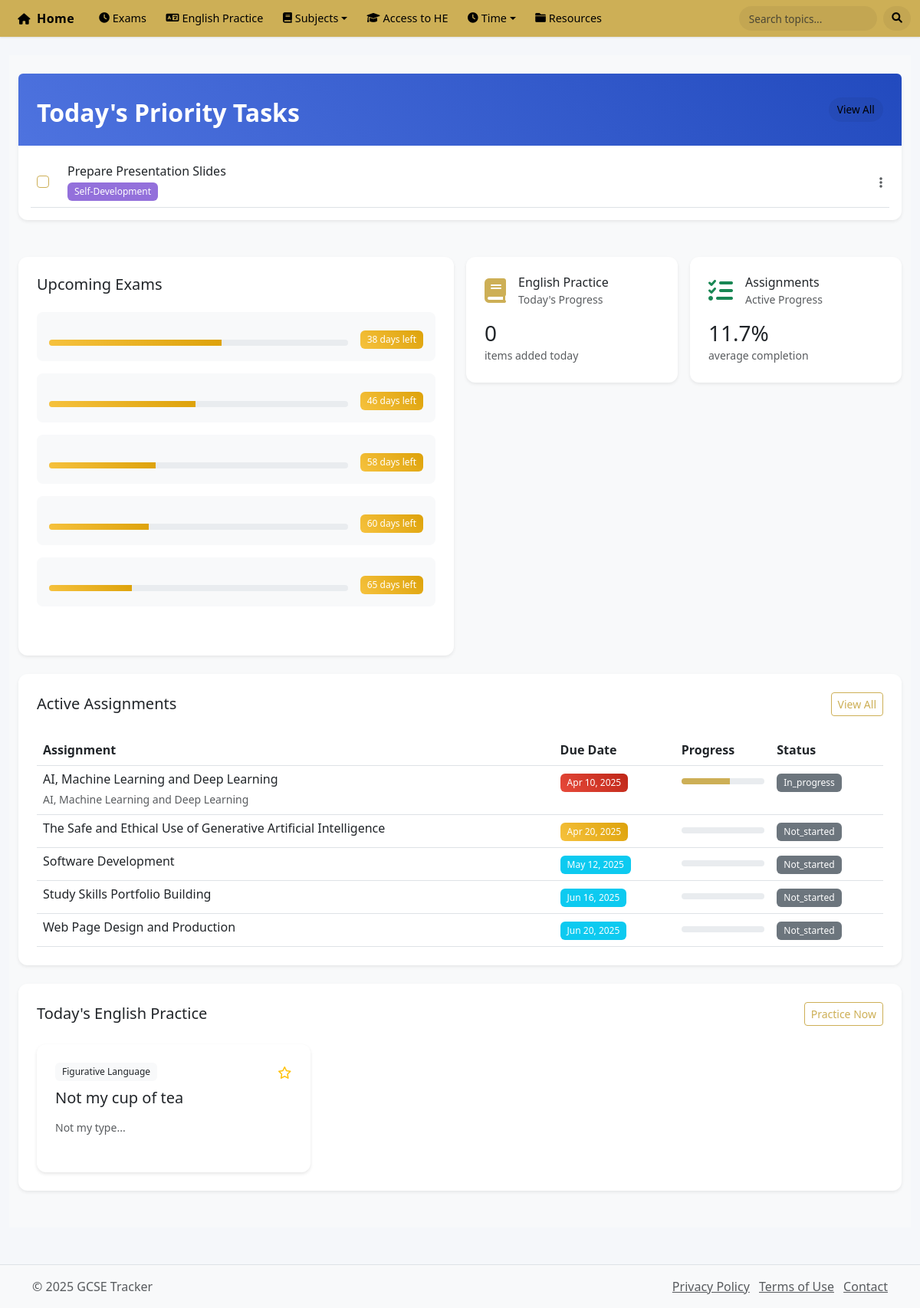
Page /dashboard.php on the committed database.
### tables this page shows
CREATE TABLE `tasks` (
  `id` int(11) NOT NULL,
  `category_id` int(11) NOT NULL,
  `parent_task_id` int(11) DEFAULT NULL COMMENT 'For subtasks - references parent task',
  `title` varchar(255) NOT NULL,
  `description` text DEFAULT NULL,
  `task_type` enum('one-time','recurring') NOT NULL DEFAULT 'one-time',
  `priority` enum('low','medium','high') NOT NULL DEFAULT 'medium',
  `estimated_duration` int(11) DEFAULT 0 COMMENT 'Estimated duration in minutes',
  `due_date` date DEFAULT NULL,
  `due_time` time DEFAULT NULL,
  `status` enum('pending','in_progress','completed','not_done','snoozed') DEFAULT 'pending',
  `completion_percentage` decimal(5,2) DEFAULT 0.00,
  `is_active` tinyint(1) DEFAULT 1,
  `created_at` timestamp NOT NULL DEFAULT current_timestamp(),
  `updated_at` timestamp NOT NULL DEFAULT current_timestamp() ON UPDATE current_timestamp()
);

CREATE TABLE `task_categories` (
  `id` int(11) NOT NULL,
  `name` varchar(50) NOT NULL,
  `description` text DEFAULT NULL,
  `icon` varchar(50) DEFAULT 'fas fa-tasks' COMMENT 'Font Awesome icon class name',
  `color` varchar(7) DEFAULT '#6c757d',
  `display_order` int(11) DEFAULT 0,
  `is_active` tinyint(1) DEFAULT 1,
  `created_at` timestamp NOT NULL DEFAULT current_timestamp(),
  `updated_at` timestamp NOT NULL DEFAULT current_timestamp() ON UPDATE current_timestamp()
);

CREATE TABLE `exams` (
  `id` int(11) NOT NULL,
  `subject_id` int(11) DEFAULT NULL,
  `title` varchar(100) NOT NULL,
  `exam_date` datetime NOT NULL,
  `duration` int(11) DEFAULT 120,
  `location` varchar(100) DEFAULT NULL,
  `exam_board` varchar(50) DEFAULT NULL,
  `paper_code` varchar(20) DEFAULT NULL,
  `importance` int(11) DEFAULT 3,
  `notes` text DEFAULT NULL,
  `section_a_topics` text DEFAULT NULL,
  `section_b_topics` text DEFAULT NULL,
  `total_marks` int(11) DEFAULT 0,
  `calculator_allowed` tinyint(1) DEFAULT 0,
  `formula_sheet_provided` tinyint(1) DEFAULT 0,
  `equipment_needed` text DEFAULT NULL,
  `special_instructions` text DEFAULT NULL,
  `revision_resources` text DEFAULT NULL,
  `exam_tips` text DEFAULT NULL,
  `syllabus_link` varchar(255) DEFAULT NULL
);

CREATE TABLE `access_assignments` (
  `id` int(11) NOT NULL,
  `unit_id` int(11) DEFAULT NULL,
  `unit_overview` text DEFAULT NULL,
  `title` varchar(255) NOT NULL,
  `overview` text DEFAULT NULL,
  `question_text` text DEFAULT NULL,
  `guidance` text DEFAULT NULL,
  `word_limit` int(11) DEFAULT NULL,
  `credits` int(11) NOT NULL,
  `due_date` date NOT NULL,
  `description` text DEFAULT NULL,
  `status` enum('not_started','in_progress','completed') DEFAULT 'not_started',
  `created_at` datetime DEFAULT current_timestamp(),
  `updated_at` datetime DEFAULT current_timestamp() ON UPDATE current_timestamp(),
  `total_criteria` int(11) DEFAULT 0,
  `completed_criteria` int(11) DEFAULT 0,
  `progress_percentage` decimal(5,2) DEFAULT 0.00,
  `priority` enum('low','medium','high') DEFAULT 'medium',
  `estimated_hours` int(11) DEFAULT NULL,
  `actual_hours` int(11) DEFAULT 0,
  `submitted_date` datetime DEFAULT NULL
);

CREATE TABLE `access_course_units` (
  `id` int(11) NOT NULL,
  `unit_code` varchar(10) NOT NULL,
  `unit_name` varchar(255) NOT NULL,
  `description` text DEFAULT NULL,
  `credits` int(11) DEFAULT 3,
  `is_graded` tinyint(1) DEFAULT 1,
  `created_at` timestamp NOT NULL DEFAULT current_timestamp(),
  `updated_at` timestamp NOT NULL DEFAULT current_timestamp() ON UPDATE current_timestamp()
);

CREATE TABLE `practice_items` (
  `id` int(11) NOT NULL,
  `practice_day_id` int(11) NOT NULL COMMENT 'FK to practice_days table',
  `category_id` int(11) NOT NULL COMMENT 'FK to practice_categories table',
  `item_title` text NOT NULL COMMENT 'The word, spelling, term, or phrasal verb',
  `item_meaning` text NOT NULL COMMENT 'Definition or rule/explanation',
  `item_example` text NOT NULL COMMENT 'Example sentence',
  `created_at` timestamp NOT NULL DEFAULT current_timestamp()
);

CREATE TABLE `practice_categories` (
  `id` int(11) NOT NULL,
  `name` varchar(100) NOT NULL,
  `description` text DEFAULT NULL
);

### dashboard.php (the view, shortened to what the rows shown need)
<?php
require_once 'includes/db_connect.php';
$tasks_query = "
    SELECT t.*, tc.name as category_name, tc.color as category_color
    FROM tasks t
    LEFT JOIN task_categories tc ON t.category_id = tc.id
    WHERE DATE(t.due_date) = CURRENT_DATE
    AND t.status != 'completed'
    ORDER BY t.priority DESC, t.due_time ASC
";
$tasks_result = $conn->query($tasks_query);
$today_tasks = $tasks_result->fetch_all(MYSQLI_ASSOC);
$exams_query = "
    SELECT *,
           DATEDIFF(exam_date, CURRENT_DATE) as days_left
    FROM exams
    WHERE exam_date >= CURRENT_DATE
    ORDER BY exam_date ASC
    LIMIT 5
";
$exams_result = $conn->query($exams_query);
$upcoming_exams = $exams_result->fetch_all(MYSQLI_ASSOC);
$assignments_query = "
    SELECT a.*, u.unit_name,
           (a.completed_criteria / NULLIF(a.total_criteria, 0)) * 100 as completion_percentage
    FROM access_assignments a
    LEFT JOIN access_course_units u ON a.unit_id = u.id
    WHERE a.status != 'completed'
    ORDER BY a.due_date ASC
    LIMIT 5
";
$assignments_result = $conn->query($assignments_query);
$active_assignments = $assignments_result->fetch_all(MYSQLI_ASSOC);
$words_query = "
    SELECT pi.*, pc.name as category_name,
           CASE WHEN fpi.practice_item_id IS NOT NULL THEN 1 ELSE 0 END as is_favorite
    FROM practice_items pi
    LEFT JOIN practice_categories pc ON pi.category_id = pc.id
    LEFT JOIN favorite_practice_items fpi ON pi.id = fpi.practice_item_id
    WHERE DATE(pi.created_at) = CURRENT_DATE
    ORDER BY pi.created_at DESC
    LIMIT 5
";
$words_result = $conn->query($words_query);
$today_words = $words_result->fetch_all(MYSQLI_ASSOC);
require_once 'includes/header.php';
?>
<div class="dashboard">
    <section class="dashboard-section mb-4">
        <div class="container-fluid">
            <div class="row g-3">
                <div class="col-12">
                    <div class="card border-0 shadow-sm">
                        <div class="card-body p-0">
                            <div class="p-4 bg-primary text-white rounded-top">
                                <div class="d-flex justify-content-between align-items-center">
                                    <h2 class="h5 mb-0">Today's Priority Tasks</h2>
                                </div>
                            </div>
                            <?php if (empty($today_tasks)): ?>
                                <div class="p-4 text-center">
                                    <i class="fas fa-check-circle fa-2x text-success mb-3"></i>
                                    <p class="mb-0">All tasks completed for today!</p>
                                </div>
                            <?php else: ?>
                                <div class="task-list p-3">
                                    <?php foreach ($today_tasks as $task): ?>
                                        <div class="task-item d-flex align-items-center p-2 border-bottom">
                                            <div class="form-check">
                                                <input type="checkbox" class="form-check-input task-checkbox"
                                                       data-task-id="<?php echo $task['id']; ?>"
                                                       id="task<?php echo $task['id']; ?>">
                                            </div>
                                            <div class="ms-3 flex-grow-1">
                                                <h6 class="mb-1"><?php echo htmlspecialchars($task['title']); ?></h6>
                                                <div class="d-flex align-items-center">
                                                    <span class="badge" style="background-color: <?php echo $task['category_color']; ?>">
                                                        <?php echo htmlspecialchars($task['category_name']); ?>
                                                    </span>
                                                </div>
                                            </div>
                                            <div class="task-actions">
                                                <button class="btn btn-link text-muted p-0" data-bs-toggle="dropdown">
                                                    <i class="fas fa-ellipsis-v"></i>
                                                </button>
                                            </div>
                                        </div>
                                    <?php endforeach; ?>
                                </div>
                            <?php endif; ?>
                        </div>
                    </div>
                </div>
            </div>
        </div>
    </section>
    <section class="dashboard-section mb-4">
        <div class="container-fluid">
            <div class="row g-3">
                <div class="col-md-6">
                    <div class="card border-0 shadow-sm h-100">
                        <div class="card-body">
                            <?php if (empty($upcoming_exams)): ?>
                                <p class="text-muted">No upcoming exams scheduled.</p>
                            <?php else: ?>
                                <?php foreach ($upcoming_exams as $exam): ?>
                                    <div class="exam-countdown mb-3">
                                        <div class="d-flex align-items-center">
                                            <div class="progress flex-grow-1" style="height: 8px;">
                                                <?php
                                                $days_left = max(0, $exam['days_left']);
                                                $total_days = 90;
                                                $progress = 100 - (($days_left / $total_days) * 100);
                                                ?>
                                                <div class="progress-bar bg-warning" style="width: <?php echo $progress; ?>%"></div>
                                            </div>
                                            <span class="ms-3 badge bg-warning">
                                                <?php echo $days_left; ?> days left
                                            </span>
                                        </div>
                                    </div>
                                <?php endforeach; ?>
                            <?php endif; ?>
                        </div>
                    </div>
                </div>
            </div>
        </div>
    </section>
    <section class="dashboard-section mb-4">
        <div class="container-fluid">
            <div class="card border-0 shadow-sm">
                <div class="card-body">
                    <?php if (empty($active_assignments)): ?>
                        <p class="text-muted">No active assignments.</p>
                    <?php else: ?>
                        <div class="table-responsive">
                            <table class="table table-hover">
                                <thead>
                                    <tr>
                                        <th>Assignment</th>
                                        <th>Due Date</th>
                                        <th>Progress</th>
                                        <th>Status</th>
                                    </tr>
                                </thead>
                                <tbody>
                                    <?php foreach ($active_assignments as $assignment): ?>
                                        <tr>
                                            <td>
                                                <h6 class="mb-1"><?php echo htmlspecialchars($assignment['title']); ?></h6>
                                                <small class="text-muted"><?php echo htmlspecialchars($assignment['unit_name']); ?></small>
                                            </td>
                                            <td>
                                                <?php
                                                $days_until_due = (strtotime($assignment['due_date']) - time()) / (60 * 60 * 24);
                                                $badge_class = $days_until_due < 7 ? 'bg-danger' : ($days_until_due < 14 ? 'bg-warning' : 'bg-info');
                                                ?>
                                                <span class="badge <?php echo $badge_class; ?>">
                                                    <?php echo date('M j, Y', strtotime($assignment['due_date'])); ?>
                                                </span>
                                            </td>
                                            <td>
                                                <div class="progress" style="height: 8px;">
                                                    <div class="progress-bar" role="progressbar"
                                                         style="width: <?php echo $assignment['completion_percentage']; ?>%"></div>
                                                </div>
                                            </td>
                                            <td>
                                                <span class="badge bg-secondary">
                                                    <?php echo ucfirst($assignment['status']); ?>
                                                </span>
                                            </td>
                                        </tr>
                                    <?php endforeach; ?>
                                </tbody>
                            </table>
                        </div>
                    <?php endif; ?>
                </div>
            </div>
        </div>
    </section>
    <section class="dashboard-section mb-4">
        <div class="container-fluid">
            <div class="card border-0 shadow-sm">
                <div class="card-body">
                    <?php if (empty($today_words)): ?>
                        <div class="text-center py-4">
                            <i class="fas fa-book-open fa-3x text-muted mb-3"></i>
                            <p class="mb-4">No practice items added today.</p>
                            <a href="pages/EnglishPractice/daily_entry.php" class="btn btn-primary">
                                <i class="fas fa-plus me-2"></i>Add New Items
                            </a>
                        </div>
                    <?php else: ?>
                        <div class="row g-3">
                            <?php foreach ($today_words as $word): ?>
                                <div class="col-md-6 col-lg-4">
                                    <div class="card h-100">
                                        <div class="card-body">
                                            <div class="d-flex justify-content-between align-items-start mb-2">
                                                <span class="badge bg-light text-dark">
                                                    <?php echo htmlspecialchars($word['category_name']); ?>
                                                </span>
                                                <button class="btn btn-link text-warning p-0 toggle-favorite"
                                                        data-item-id="<?php echo $word['id']; ?>">
                                                    <i class="<?php echo $word['is_favorite'] ? 'fas' : 'far'; ?> fa-star"></i>
                                                </button>
                                            </div>
                                            <h5 class="card-title mb-3"><?php echo htmlspecialchars($word['item_title']); ?></h5>
                                            <p class="card-text small text-muted mb-0">
                                                <?php echo htmlspecialchars(substr($word['item_meaning'], 0, 100)); ?>...
                                            </p>
                                        </div>
                                    </div>
                                </div>
                            <?php endforeach; ?>
                        </div>
                    <?php endif; ?>
                </div>
            </div>
        </div>
    </section>
</div>
<?php require_once 'includes/footer.php'; ?>

### rows in the picture
tasks: title "Prepare Presentation Slides", task_categories.name "Self-Development"
exams: $progress 57.777777777778 (drawn), days_left "38"
exams: $progress 48.888888888889 (drawn), days_left "46"
exams: $progress 35.555555555556 (drawn), days_left "58"
exams: $progress 33.333333333333 (drawn), days_left "60"
exams: $progress 27.777777777778 (drawn), days_left "65"
access_assignments: title "AI, Machine Learning and Deep Learning", access_course_units.unit_name "AI, Machine Learning and Deep Learning", due_date "Apr 10, 2025", $assignment['completion_percentage'] 58.3333 (drawn), status "In_progress"
access_assignments: title "The Safe and Ethical Use of Generative Artificial Intelligence", due_date "Apr 20, 2025", status "Not_started"
access_assignments: title "Software Development", due_date "May 12, 2025", status "Not_started"
access_assignments: title "Study Skills Portfolio Building", due_date "Jun 16, 2025", status "Not_started"
access_assignments: title "Web Page Design and Production", due_date "Jun 20, 2025", status "Not_started"
practice_items: category.name "Figurative Language", item_title "Not my cup of tea", item_meaning "Not my type"

### other values in the picture
$english_stats['items_today'] "0"
$average_progress "11.7"
